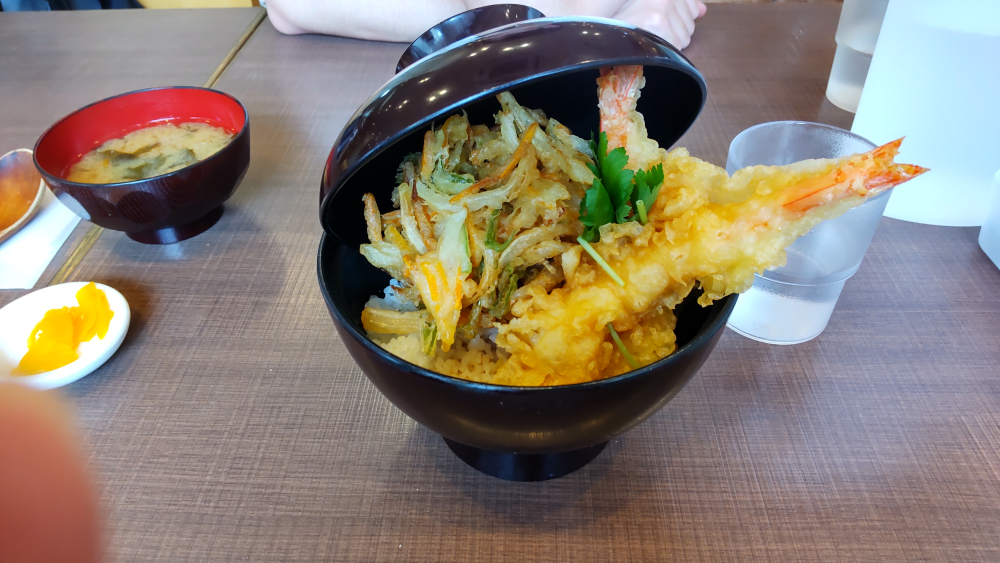
#> input picture python/app/function/images/image.jpg, 4000 x 2250 px (shown at 1/4 size)
$ python -i judgment_color.py   (imports and definitions only)
#> lines starting #> are read from the running program, lines starting #| are printed output that depends on the picture
from flask import Blueprint, render_template
from PIL import Image
from function import variable, remove_background, mysql
from decimal import Decimal, ROUND_HALF_UP
import csv
import numpy as np
import colorsys
from sklearn.cluster import KMeans, DBSCAN
import random

# [1 line that did not run here, left out]

# 12色相環を定義
color_wheel_12 = ['red', 'orange', 'yellow',
               'yellow-green', 'green', 'lime-green',
               'light-blue', 'light-blue', 'blue',
               'purple', 'pink', 'red']

new_color_wheel_12 = ['red', 'orange', 'yellow',
               'yellow-green', 'green', 'lime-green',
               'aqua', 'sky-blue', 'blue',
               'purple', 'pink', 'deep-pink']


#色を日本語に変換
new_color_names_jp = {
    'dark-red': '赤',
    'red': '赤',
    'light-red': '赤',
    'dark-orange': '茶',
    'orange': 'オレンジ',
    'light-orange': 'オレンジ',
    'dark-yellow': '緑',
    'yellow': '黄',
    'light-yellow': '黄',
    'dark-yellow-green': '緑',
    'yellow-green': '黄緑',
    'light-yellow-green': '黄緑',
    'dark-green': '緑',
    'green': '緑',
    'light-green': '黄緑',
    'dark-lime-green': '緑',
    'lime-green': '黄緑',
    'light-lime-green': '黄緑',
    'dark-aqua': '黄緑',
    'aqua': '青',
    'light-aqua': '青',
    'dark-sky-blue': '青',
    'sky-blue': '青',
    'light-sky-blue': '青',
    'dark-blue': '青',
    'blue': '青',
    'light-blue': '紫',
    'dark-purple': '紫',
    'purple': '紫',
    'light-purple': '紫',
    'dark-pink': '紫',
    'pink': 'ピンク',
    'light-pink': '桜',
    'dark-deep-pink': '赤',
    'deep-pink': '赤',
    'light-deep-pink': '桜',
    'white': '白',
    'black': '黒',
    'gray': '灰',
    'brown': '茶'
}

# #色を日本語に変換
# new_color_names_jp = {
#         'dark-red': '紅',
#         'red': '赤',
#         'light-red': '赤',
#         'dark-orange': '茶',
#         'orange': '橙',
#         'light-orange': '橙',
#         'dark-yellow': '深緑',
#         'yellow': '黄',
#         'light-yellow': '黄',
#         'dark-yellow-green': '緑',
#         'yellow-green': '黄緑',
#         'light-yellow-green': 'ライム',
#         'dark-green': '緑',
#         'green': '緑',
#         'light-green': '黄緑',
#         'dark-lime-green': '緑',
#         'lime-green': 'ライムグリーン',
#         'light-lime-green': 'ミント',
#         'dark-aqua': 'ミント',
#         'aqua': '水色',
#         'light-aqua': '水色',
#         'dark-sky-blue': '青',
#         'sky-blue': '空',
#         'light-sky-blue': '空',
#         'dark-blue': '群青',
#         'blue': '青',
#         'light-blue': '紫',
#         'dark-purple': '紫',
#         'purple': '紫',
#         'light-purple': '紫',
#         'dark-pink': '紫',
#         'pink': 'ピンク',
#         'light-pink': '桜',
#         'dark-deep-pink': '紅',
#         'deep-pink': '紅',
#         'light-deep-pink': '桜',
#         'white': '白',
#         'black': '黒',
#         'gray': '灰',
#         'brown': '茶'
#     }

# 24色相環を定義
color_wheel_24 = ['red', 'vermilion', 'orange', 'amber', 'yellow', 'yellow-green',
               'green', 'spring-green', 'cyan', 'sky-blue', 'blue', 'ultramarine',
               'violet', 'purple', 'magenta', 'rose', 'crimson', 'raspberry',
               'burgundy', 'rust', 'tangerine', 'apricot', 'beige', 'peach']

# 画像からドミナントカラーを抽出する関数
# 第1引数：画像データ（PIL.Image）
# 第2引数：クラスタリングする色の数
# 戻り値：ドミナントカラーのRGB値と割合のリスト
def extract_dominant_colors(image, num_colors=150):
    up_to_saturation_ratio = 1.5
    # process_image関数へ画像を渡し、背景除去後の画像を取得
    removebg_image, image_name = remove_background.process_image(image)

    # 画像がRGBでない場合、RGBに変換
    if removebg_image.mode != 'RGB':
        removebg_image = removebg_image.convert('RGB')

    # 彩度を上げるために画像をHSVに変換
    hsv_image = removebg_image.convert('HSV')
    hsv_array = np.array(hsv_image)

    # 彩度を上げる（例：1.5倍）
    hsv_array[..., 1] = np.clip(hsv_array[..., 1] * up_to_saturation_ratio, 0, 255)

    # HSVからRGBに戻す
    removebg_image = Image.fromarray(hsv_array, 'HSV').convert('RGB')

    # # 彩度を上げた画像を保存
    # save_path = f'./rmbg/{image_name}_saturation={up_to_saturation_ratio}.png'
    # removebg_image.save(save_path)

    pixels = np.array(removebg_image).reshape(-1, 3)

    # 色コードが#000000のピクセルを除外
    pixels = pixels[~np.all(pixels == 0, axis=1)]

    # k-meansクラスタリングを実行（k-means++を使用してセントロイドを初期化）
    kmeans = KMeans(n_clusters=num_colors, init='k-means++')
    kmeans.fit(pixels)

    # 各ピクセルが属するクラスタのインデックスを取得
    labels = kmeans.labels_

    # クラスタリング後の画像を書き出す
    clustered_image = np.zeros((removebg_image.size[1], removebg_image.size[0], 3), dtype=np.uint8)
    label_idx = 0
    for y in range(removebg_image.size[1]):
        for x in range(removebg_image.size[0]):
            if label_idx < len(pixels) and not np.all(pixels[label_idx] == 0):  # 背景除去後の画像のピクセルが黒でない場合
                clustered_image[y, x] = kmeans.cluster_centers_[labels[label_idx]]
            label_idx += 1
    clustered_image = Image.fromarray(clustered_image)
    clustered_image.save(f'./rmbg/clusterd/{image_name}_k-means_cluster-num={num_colors}.png')

    # 各クラスタの中心点（ドミナントカラー）を取得
    dominant_colors = kmeans.cluster_centers_.astype(int)

    # 各ドミナントカラーの割合を計算
    color_counts = np.bincount(labels)
    total_pixels = len(labels)
    color_ratios = (color_counts / total_pixels) * 100
    color_ratios = color_ratios.round(2)

    # RGB値と割合のタプルのリストを返す
    return [(tuple(color), ratio) for color, ratio in zip(dominant_colors, color_ratios)], image_name

# DBSCANクラスタリングを使用して画像からドミナントカラーを抽出する関数
# [68 lines left out: functions extract_dominant_colors_dbscan, hex_to_rgb, not called in this run]

def rgb_to_hsv(rgb_color):
    """RGBをHSVに変換"""
    return colorsys.rgb_to_hsv(rgb_color[0]/255, rgb_color[1]/255, rgb_color[2]/255)

# RGBをHSL色空間へ変換する関数
# [647 lines left out: functions rgb_to_hsl, find_closest_color, find_closest_color_hsl, judge_color, Shortage, missing_color and 3 more, not called in this run]

>>> import cv2
>>> picture = cv2.imread('images/image.jpg', cv2.IMREAD_GRAYSCALE)
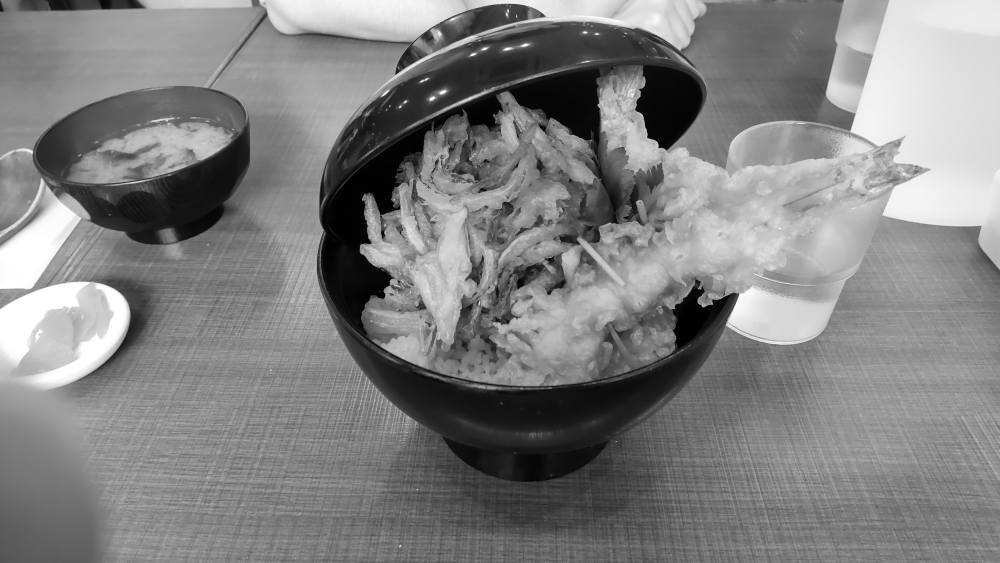
#> picture: shape (2250, 4000) (shown at 1/4 size); min 0, max 255, mean 129.2
>>> result = extract_dominant_colors(picture)
#> (the run stopped early here; a loop or call above may not have finished)
